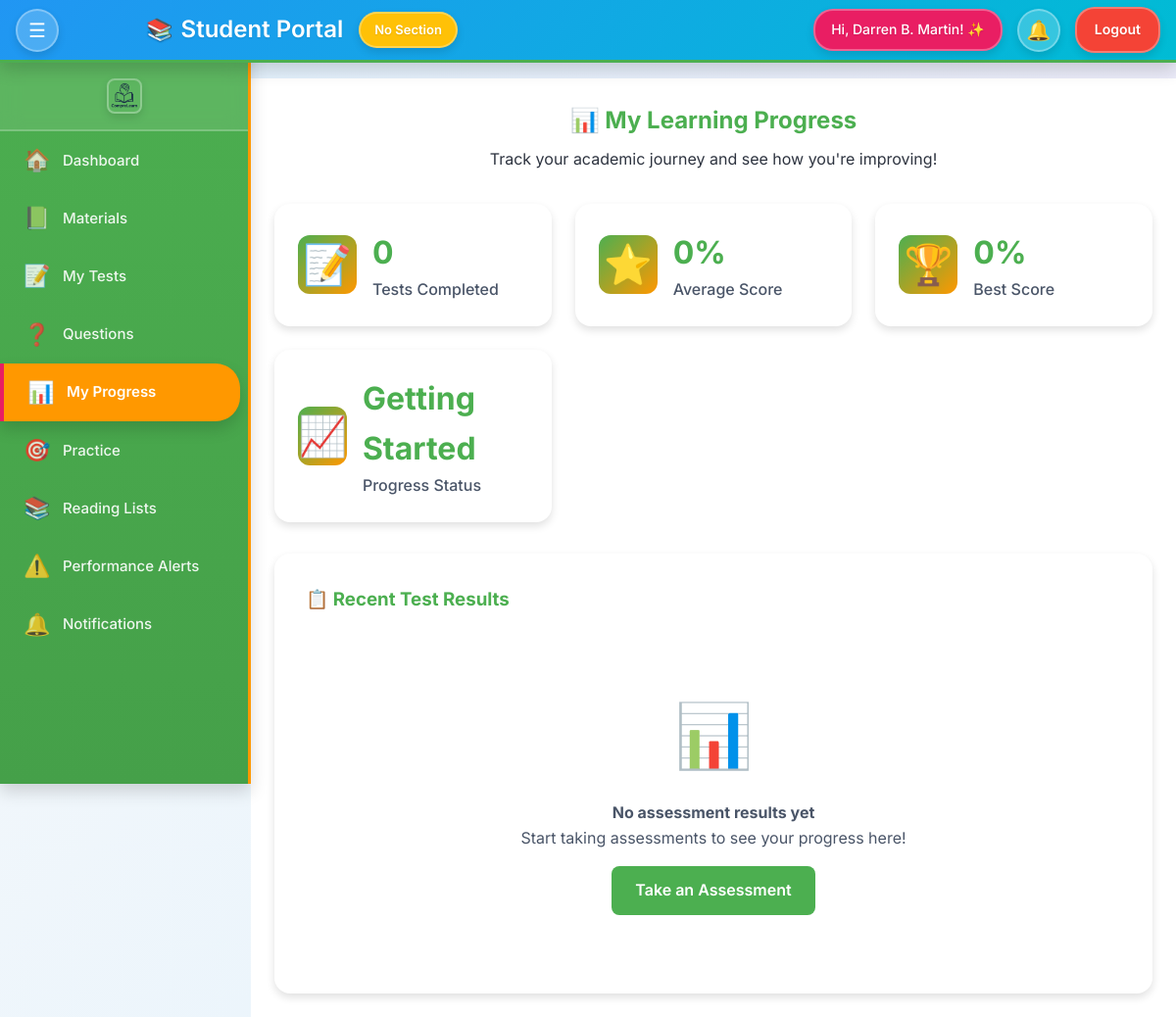
The page /Student/student_progress.php (signed in) on the database as committed earlier.
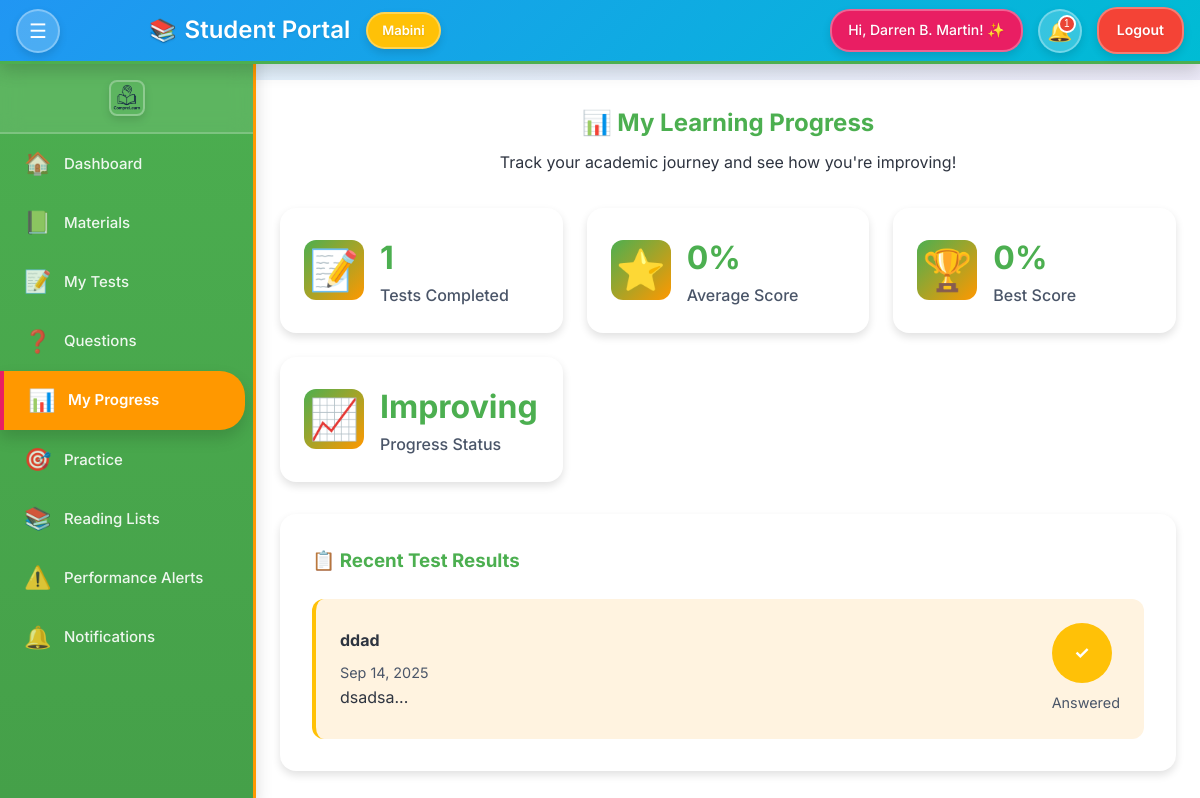
The same page on the database as committed later.
### tables this page shows
CREATE TABLE `sections` (
  `id` int(11) NOT NULL,
  `name` varchar(100) NOT NULL,
  `created_at` timestamp NOT NULL DEFAULT current_timestamp()
);

CREATE TABLE `assessment_responses` (
  `id` int(11) NOT NULL,
  `assessment_id` int(11) NOT NULL,
  `question_id` int(11) NOT NULL,
  `student_id` int(11) NOT NULL,
  `answer` text DEFAULT NULL,
  `submitted_at` timestamp NOT NULL DEFAULT current_timestamp()
);

CREATE TABLE `assessments` (
  `id` int(11) NOT NULL,
  `teacher_id` int(11) NOT NULL,
  `title` varchar(255) NOT NULL,
  `description` text DEFAULT NULL,
  `theme_settings` longtext DEFAULT NULL CHECK (json_valid(`theme_settings`)),
  `related_material_id` int(11) DEFAULT NULL,
  `created_at` timestamp NOT NULL DEFAULT current_timestamp(),
  `updated_at` timestamp NOT NULL DEFAULT current_timestamp() ON UPDATE current_timestamp()
);

CREATE TABLE `assessment_questions` (
  `id` int(11) NOT NULL,
  `assessment_id` int(11) NOT NULL,
  `question_type` enum('multiple_choice','matching','essay') NOT NULL,
  `question_text` text NOT NULL,
  `options` longtext DEFAULT NULL CHECK (json_valid(`options`)),
  `answer` text DEFAULT NULL,
  `question_bank_id` int(11) DEFAULT NULL,
  `created_at` timestamp NOT NULL DEFAULT current_timestamp()
);

### Student/Includes/student_init.php (called while the page is built, shortened)
<?php
$conn = new mysqli('localhost', 'root', '', 'compre_learn');
$studentId = (int)($_SESSION['student_id'] ?? 0);
$studentRes = $conn->query("SELECT * FROM students WHERE id = $studentId");
$student = $studentRes ? $studentRes->fetch_assoc() : null;
$studentSectionId = (int)($student['section_id'] ?? 0);
$sectionName = 'No Section';
if ($studentSectionId > 0) {
    $sectionRes = $conn->query("SELECT name FROM sections WHERE id = $studentSectionId");
    if ($sectionRes && $sectionRes->num_rows > 0) {
        $sectionName = $sectionRes->fetch_assoc()['name'];
    }
}
function h($v) {
    return htmlspecialchars((string)$v, ENT_QUOTES, 'UTF-8');
}
?>

### Student/student_progress.php (the view, shortened to what the changed rows need)
<?php
require_once 'includes/student_init.php';
$progressData = [];
$assessmentResults = $conn->query("
    SELECT a.title, ar.answer, aq.question_text, ar.submitted_at
    FROM assessment_responses ar
    JOIN assessment_questions aq ON ar.question_id = aq.id
    JOIN assessments a ON ar.assessment_id = a.id
    WHERE ar.student_id = $studentId
    ORDER BY ar.submitted_at DESC
    LIMIT 10
");
if ($assessmentResults && $assessmentResults->num_rows > 0) {
    while ($row = $assessmentResults->fetch_assoc()) {
        $progressData[] = $row;
    }
}
$statsQuery = $conn->query("
    SELECT
        COUNT(DISTINCT ar.assessment_id) as total_tests,
        COUNT(ar.id) as total_responses
    FROM assessment_responses ar
    WHERE ar.student_id = $studentId
");
$stats = $statsQuery ? $statsQuery->fetch_assoc() : [
    'total_tests' => 0,
    'total_responses' => 0
];
$stats['average_score'] = 0;
$stats['highest_score'] = 0;
$stats['lowest_score'] = 0;
$content = '
<div class="progress-container">
    <div class="progress-header">
        <h2>📊 My Learning Progress</h2>
        <p>Track your academic journey and see how you\'re improving!</p>
    </div>
    <div class="stats-grid">
        <div class="stat-card">
            <div class="stat-icon">📝</div>
            <div class="stat-content">
                <h3>' . $stats['total_tests'] . '</h3>
                <p>Tests Completed</p>
            </div>
        </div>
        <div class="stat-card">
            <div class="stat-icon">⭐</div>
            <div class="stat-content">
                <h3>' . round($stats['average_score'], 1) . '%</h3>
                <p>Average Score</p>
            </div>
        </div>
        <div class="stat-card">
            <div class="stat-icon">🏆</div>
            <div class="stat-content">
                <h3>' . $stats['highest_score'] . '%</h3>
                <p>Best Score</p>
            </div>
        </div>
        <div class="stat-card">
            <div class="stat-icon">📈</div>
            <div class="stat-content">
                <h3>' . ($stats['total_tests'] > 0 ? 'Improving' : 'Getting Started') . '</h3>
                <p>Progress Status</p>
            </div>
        </div>
    </div>
    <div class="recent-tests">
        <h3>📋 Recent Test Results</h3>
        <div class="test-results-list">';
if (!empty($progressData)) {
    foreach ($progressData as $assessment) {
        $content .= '
        <div class="test-result-item good">
            <div class="test-info">
                <h4>' . h($assessment['title']) . '</h4>
                <p class="test-date">' . date('M d, Y', strtotime($assessment['submitted_at'])) . '</p>
                <p class="question-preview">' . h(substr($assessment['question_text'], 0, 100)) . '...</p>
            </div>
            <div class="test-score">
                <div class="score-circle">
                    <span class="score-percentage">✓</span>
                </div>
                <p class="score-detail">Answered</p>
            </div>
        </div>';
    }
} else {
    $content .= '
    <div class="no-data">
        <div class="no-data-icon">📊</div>
        <h4>No assessment results yet</h4>
        <p>Start taking assessments to see your progress here!</p>
        <a href="student_tests.php" class="btn-primary">Take an Assessment</a>
    </div>';
}
$content .= '
        </div>
    </div>
</div>
<style>
.progress-container {
    max-width: 1200px;
    margin: 0 auto;
}
.progress-header {
    text-align: center;
    margin-bottom: 2rem;
}
.progress-header h2 {
    color: var(--primary);
    margin-bottom: 0.5rem;
}
.stats-grid {
    display: grid;
    grid-template-columns: repeat(auto-fit, minmax(250px, 1fr));
    gap: 1.5rem;
    margin-bottom: 2rem;
}
.stat-card {
    background: white;
    padding: 1.5rem;
    border-radius: 16px;
    box-shadow: var(--shadow-md);
    display: flex;
    align-items: center;
    gap: 1rem;
    transition: transform 0.3s ease;
}
.stat-card:hover {
    transform: translateY(-4px);
    box-shadow: var(--shadow-lg);
}
.stat-icon {
    font-size: 2.5rem;
    width: 60px;
    height: 60px;
    display: flex;
    align-items: center;
    justify-content: center;
    background: linear-gradient(135deg, var(--primary), var(--secondary));
    border-radius: 12px;
}
.stat-content h3 {
    font-size: 2rem;
    font-weight: 700;
    color: var(--primary);
    margin: 0;
}
.stat-content p {
    color: var(--text-secondary);
    margin: 0;
    font-weight: 500;
}
.recent-tests {
    background: white;
    padding: 2rem;
    border-radius: 16px;
    box-shadow: var(--shadow-md);
}
.recent-tests h3 {
    color: var(--primary);
    margin-bottom: 1.5rem;
}
.test-results-list {
    display: flex;
    flex-direction: column;
    gap: 1rem;
}
.test-result-item {
    display: flex;
    justify-content: space-between;
    align-items: center;
    padding: 1.5rem;
    border-radius: 12px;
    border-left: 4px solid;
    transition: transform 0.2s ease;
}
.test-result-item:hover {
    transform: translateX(4px);
}
.test-result-item.excellent {
    background: #E8F5E8;
    border-left-color: var(--success);
}
.test-result-item.good {
    background: #FFF3E0;
    border-left-color: var(--warning);
}
.test-result-item.needs-improvement {
    background: #FFEBEE;
    border-left-color: var(--error);
}
.test-info h4 {
    margin: 0 0 0.5rem 0;
    color: var(--text-primary);
}
.test-date {
    color: var(--text-secondary);
    margin: 0;
    font-size: 0.9rem;
}
.test-score {
    text-align: center;
}
.score-circle {
    width: 60px;
    height: 60px;
    border-radius: 50%;
    display: flex;
    align-items: center;
    justify-content: center;
    font-weight: 700;
    font-size: 1.1rem;
    margin-bottom: 0.5rem;
}
.excellent .score-circle {
    background: var(--success);
    color: white;
}
.good .score-circle {
    background: var(--warning);
    color: white;
}
.needs-improvement .score-circle {
    background: var(--error);
    color: white;
}
.score-detail {
    margin: 0;
    font-size: 0.9rem;
    color: var(--text-secondary);
}
.no-data {
    text-align: center;
    padding: 3rem;
    color: var(--text-secondary);
}
.no-data-icon {
    font-size: 4rem;
    margin-bottom: 1rem;
}
.btn-primary {
    display: inline-block;
    background: var(--primary);
    color: white;
    padding: 12px 24px;
    border-radius: 8px;
    text-decoration: none;
    font-weight: 600;
    margin-top: 1rem;
    transition: all 0.3s ease;
}
.btn-primary:hover {
    background: var(--primary-dark);
    transform: translateY(-2px);
    box-shadow: var(--shadow-md);
}
@media (max-width: 768px) {
    .stats-grid {
        grid-template-columns: 1fr;
    }
    .test-result-item {
        flex-direction: column;
        text-align: center;
        gap: 1rem;
    }
}
</style>';
include 'includes/student_layout.php';
?>

### Student/Includes/student_layout.php (shortened to what the changed rows need)
<?php
$notificationCount = 0;
$announcements = $conn->query("SELECT COUNT(*) as count FROM announcements");
if ($announcements && $row = $announcements->fetch_assoc()) {
    $notificationCount = (int)$row['count'];
}
?>
<!DOCTYPE html>
<html lang="en">
<head>
</head>
<body>
    <div class="main-content">
        <header class="header">
            <div class="header-center">
                <h1><span class="emoji">📚</span> Student Portal</h1>
                <div class="section-info">
                    <span class="section-badge"><?php echo h($sectionName); ?></span>
                </div>
            </div>
            <div class="header-actions">
                <button class="notification-icon" onclick="window.location.href='student_notifications.php'" title="Notifications">
                    🔔
                    <?php if ($notificationCount > 0): ?>
                        <span class="notification-badge"><?php echo $notificationCount; ?></span>
                    <?php endif; ?>
                </button>
            </div>
        </header>
        <main class="content">
            <?php if (isset($content)): ?>
                <?php echo $content; ?>
            <?php endif; ?>
        </main>
    </div>
</body>
</html>

Rows that differ between the two databases and show on the page:
added sections: name "Mabini"
added assessment_responses: assessment.title "ddad", submitted_at "Sep 14, 2025", question.question_text "dsadsa"
Other text that changed with them:
$notificationCount: (not shown) → "1"
$stats['total_tests']: "0" → "1"
$sectionName: "No Section" → (not shown)
text no longer shown: "Getting Started 📊 No assessment results yet Start taking assessments to see your progress here! Take an Assessment"
text now shown: "Improving"
